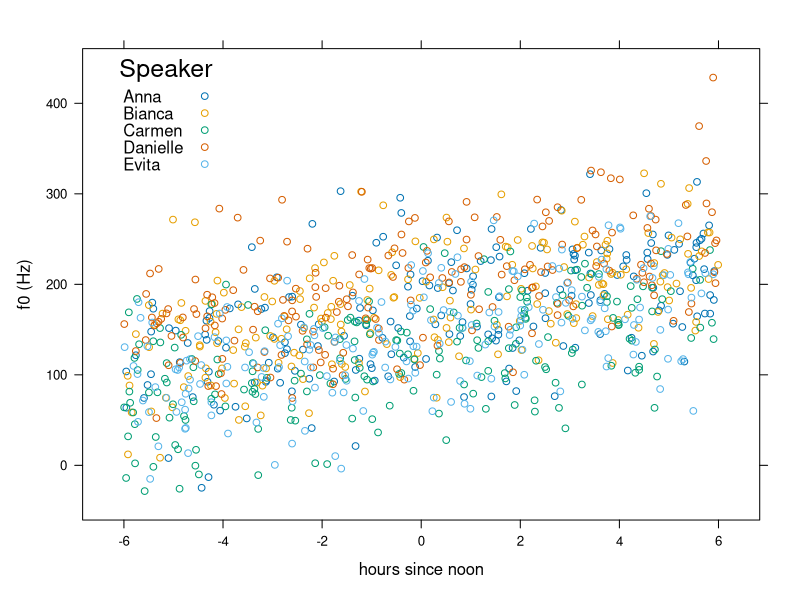
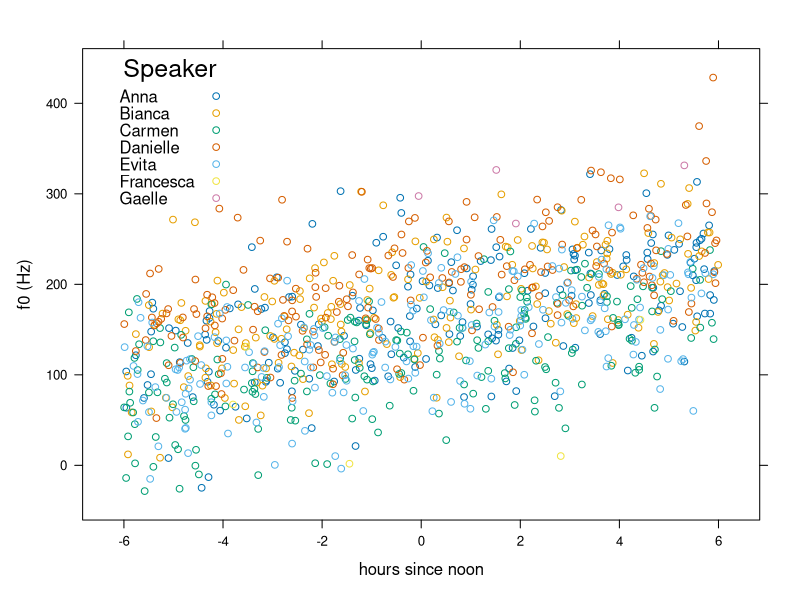
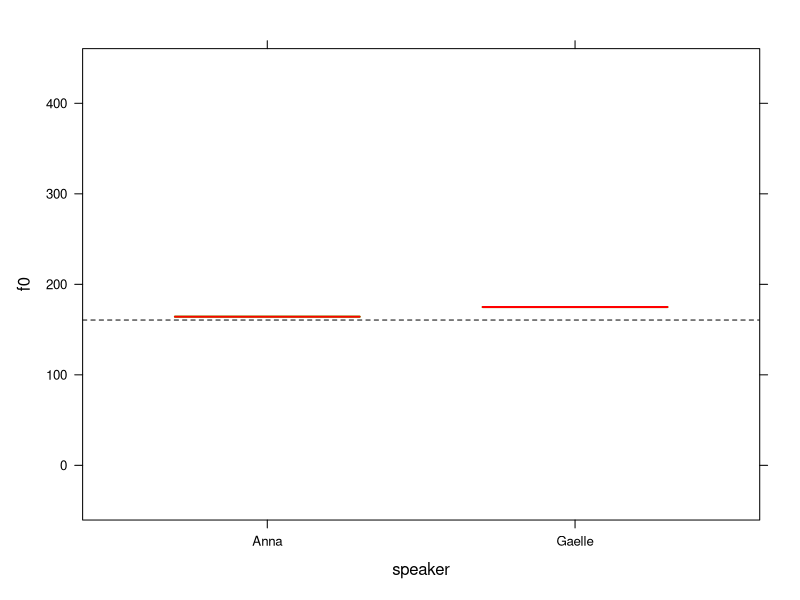

Reproduce these figures in R, in order.
## ---- chunk 1
set.seed(123)

require(lattice) || install.packages("lattice")
require(lattice)

require(lme4) || install.packages("lme4")
require(lme4)
## ---- chunk 2
num_of_obs <- 1000 #how much total data I want
my_sd <- 50 #standard deviation for random noise

#make a data frame with speaker, each speaker's deviation from the baseline intercept, and a random sampling of times
f0_by_time <- data.frame(speaker=rep_len(x=c("Anna","Bianca","Carmen","Danielle","Evita"),length.out=num_of_obs), rand_intercept=rep_len(x=c(0,20,-40,40,-20),length.out=num_of_obs), hours_from_noon=runif(n=num_of_obs,min=-6,max=6))

#add f0 as a function of speaker's intercept and time (plus random noise)
f0_by_time$f0 <- (160 + f0_by_time$rand_intercept) + 10*f0_by_time$hours_from_noon + rnorm(n=num_of_obs,mean=0,sd=my_sd)
## ---- chunk 3
xyplot(f0_by_time$f0 ~ f0_by_time$hours_from_noon, groups=f0_by_time$speaker, auto.key=list(title="Speaker", corner=c(0.05, 1)), xlab="hours since noon", ylab="f0 (Hz)") #auto.key generates the legend
## ---- chunk 4
f0.lm <- lm(f0 ~ hours_from_noon, data=f0_by_time)
summary(f0.lm)
## ---- chunk 5
f0.lm.speaker_fixed <- lm(f0 ~ hours_from_noon + speaker, data=f0_by_time)
summary(f0.lm.speaker_fixed)
## ---- chunk 6
f0.lmer.speaker_random <- lmer(f0 ~ hours_from_noon + (1|speaker), data=f0_by_time)
summary(f0.lmer.speaker_random)
ranef(f0.lmer.speaker_random)
## ---- chunk 7
#same procedure as before for making the fake data, just with fewer observations and two new speakers
num_of_obs_small <- 10

small <- data.frame(speaker=rep_len(x=c("Francesca","Gaelle"), length.out=num_of_obs_small), rand_intercept=rep_len(x=c(-100,100),length.out=num_of_obs_small), hours_from_noon=runif(n=num_of_obs_small,min=-6,max=6))

small$f0 <- (160 + small$rand_intercept) + 10*small$hours_from_noon + rnorm(n=num_of_obs_small,mean=0,sd=my_sd)

f0_by_time <- rbind(f0_by_time,small) #add the new data on to the old data frame

## ---- chunk 8
xyplot(f0_by_time$f0 ~ f0_by_time$hours_from_noon, groups=f0_by_time$speaker, auto.key=list(title="Speaker", corner=c(0.05, 1)), xlab="hours since noon", ylab="f0 (Hz)")
## ---- chunk 9
f0.lm.speaker_fixed2 <- lm(f0 ~ hours_from_noon + speaker, data=f0_by_time)
summary(f0.lm.speaker_fixed2)
## ---- chunk 10
f0.lmer.speaker_random2 <- lmer(f0 ~ hours_from_noon + (1|speaker), data=f0_by_time)
summary(f0.lmer.speaker_random2)
ranef(f0.lmer.speaker_random2)
## ---- chunk 11
xyplot(f0 ~ speaker, data=f0_by_time, panel=function(x,y) {
  panel.xyplot(x,y)
  panel.abline(h=mean(f0_by_time$f0), lty=2) #dotted line at the overall mean (should be about 160)
  panel.segments(x0=c(1:7)-0.3,y0=f0.lmer.speaker_random2@beta[1]+ranef(f0.lmer.speaker_random2)$speaker[,1],x1=c(1:7)+0.3,y1=f0.lmer.speaker_random2@beta[1]+ranef(f0.lmer.speaker_random2)$speaker[,1], col="green", lwd=2) #a short green line at each speaker's random intercept (plus the overall intercept), given in terms of starting and ending x and y coordinates on the plot
  panel.segments(x0=c(1:7)-0.3,y0=f0.lm.speaker_fixed2$coefficients[1]+c(0,f0.lm.speaker_fixed2$coefficients[3:9]),x1=c(1:7)+0.3,y1=f0.lm.speaker_fixed2$coefficients[1]+c(0,f0.lm.speaker_fixed2$coefficients[3:9]),col="red",lwd=2) # a short red line at each speaker's coefficient in the speaker-as-fixed-effect model (plus the overall intercept)
  })

